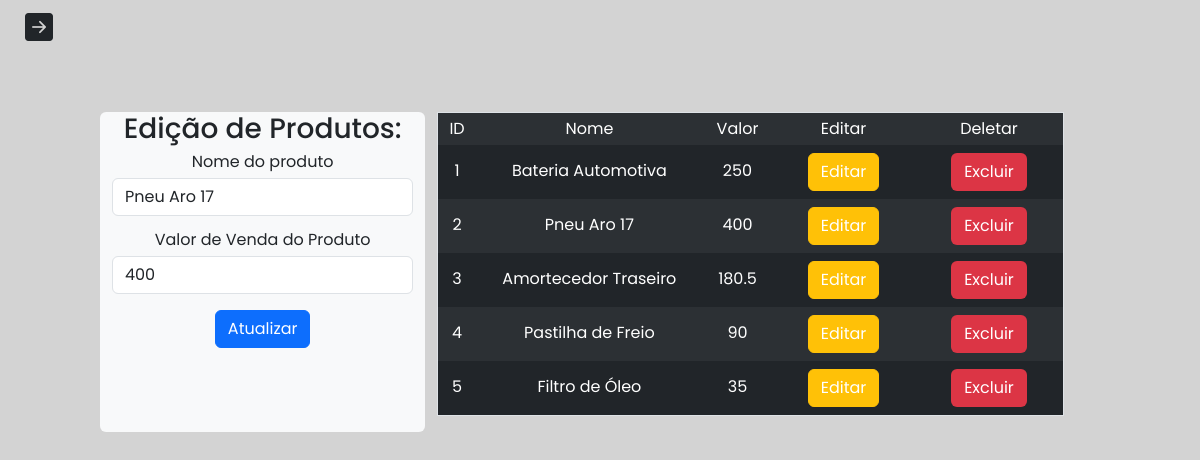
The app's page /views/editarProdutoView.php?id=2 with its own data.
### tables this page shows
CREATE TABLE produtos (
	idProduto INT AUTO_INCREMENT PRIMARY KEY,
    nome VARCHAR(255) NOT NULL,
    valor FLOAT NOT NULL
);

### views/editarProdutoView.php (the view, shortened to what this page needs)
<?php require_once("../helpers/banco.php") ?>
<!DOCTYPE html>
<html>
<head>
    <link href="https://cdn.jsdelivr.net/npm/bootstrap@5.3.3/dist/css/bootstrap.min.css" rel="stylesheet">
    <link rel="stylesheet" href="../css/reset.css">
    <link rel="stylesheet" href="../css/estilo.css">
    <link rel="stylesheet" href="https://cdn.jsdelivr.net/npm/bootstrap-icons@1.11.3/font/bootstrap-icons.min.css">
</head>
<body>
<main class="container-fluid">
    <div class="row">
        <div class="col-1">
            <button class="btn float-start" data-bs-toggle="offcanvas" data-bs-target="#offcanvas" role="button">
                <i class="bi bi-arrow-right-square-fill fs-3" data-bs-toggle="offcanvas" data-bs-target="#offcanvas"></i>
            </button>
        </div>
        <div class="conteudo col-10 row">
        <?php
            $produto = [];
            $id = filter_input(INPUT_GET, 'id', FILTER_VALIDATE_INT);
            if ($id)
            {
                $sql = $pdo->prepare("SELECT * FROM produtos where Idproduto = :produtoId");
                $sql->bindValue(':produtoId', $id,PDO::PARAM_INT);
                $sql->execute();
                if($sql->rowCount() > 0) {
                    $produto = $sql->fetch(PDO::FETCH_ASSOC);
                } else {
                        header("Location: consultaProduto.php");
                        exit;
                }
            }
        ?>
            <div class="col-4 text-center bg-light rounded">
                <h2 class="h3">Edição de Produtos:</h2>
                <form class="text-center" action="../controllers/EditarProduto.php" method="POST">
                    <div class="mb-3">
                        <label for="nome" class="form-label">Nome do produto</label>
                        <input type="text" class="form-control" id="nome" name="nome" value="<?=$produto['nome']?>" required>
                    </div>
                    <div class="mb-3">
                        <label for="valor" class="form-label">Valor de Venda do Produto</label>
                        <input type="text" class="form-control" id="valor" name="valor" value="<?=$produto['valor']?>">
                        <br>
                        <button type="submit" class="btn btn-primary">Atualizar</button>
                    </div>
                    </form>
            </div>
            <div class="col-8 text-center">
                <?php
                    $listaProdutos = [];
                    $sql = $pdo->query("SELECT * FROM produtos");
                    if ($sql->rowCount() > 0)
                    {
                        $listaProdutos = $sql->fetchAll(PDO::FETCH_ASSOC);
                    }
                ?>
                    <table class="table border table-dark table-striped">
                        <tr>
                            <th>ID</th>
                            <th>Nome</th>
                            <th>Valor</th>
                            <th>Editar</th>
                            <th>Deletar</th>
                        </tr>
                        <?php foreach($listaProdutos as $produto): ?>
                        <tr class="text-center">
                            <td class=><?php echo $produto['idProduto']?></td>
                            <td class=><?php echo $produto['nome']?></td>
                            <td><?php echo $produto['valor']?></td>
                            <td><button class="btn btn-warning mx-3" type="button" data-bs-theme="dark"><a href="editarProdutoView.php?id=<?=$produto['idProduto']?>">Editar</a></button></td>
                            <td><button class="btn bg-danger mx-3" type="button " data-bs-theme="dark"><a href="../controllers/DeletarProduto.php?id=<?=$produto['idProduto']?>">Excluir</a></button></td>
                        </tr>
                        <?php endforeach; ?>
                </table>
            </div>
        </div>
    </div>
</main>
</body>
</html>

### css/estilo.css (style rules this page uses)
body { font-family: 'Poppins', sans-serif; margin: 0; background-color: lightgray; }
table a { cursor: pointer; text-decoration: none; font-family: 'Poppins', sans-serif; color: white; position: relative; display: block; font-size: 1rem; }
a { cursor: pointer; text-decoration: none; font-family: 'Poppins', sans-serif; color: black; position: relative; display: block; font-size: 1rem; }
.conteudo { margin-top: 5rem; padding-top: 2rem; }

### records on screen
produtos: nome "Pneu Aro 17", valor "400", idProduto "2"
produtos: idProduto "1", nome "Bateria Automotiva", valor "250"
produtos: idProduto "3", nome "Amortecedor Traseiro", valor "180.5"
produtos: idProduto "4", nome "Pastilha de Freio", valor "90"
produtos: idProduto "5", nome "Filtro de Óleo", valor "35"
